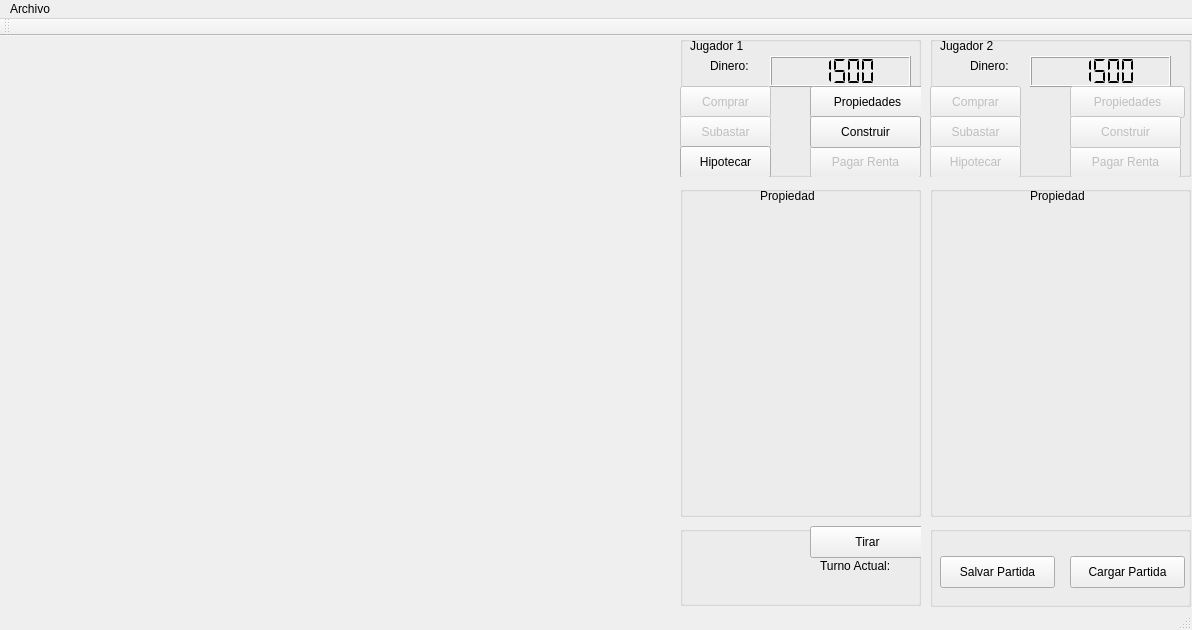
<?xml version="1.0" encoding="UTF-8"?>
<ui version="4.0">
 <class>MainWindow</class>
 <widget class="QMainWindow" name="MainWindow">
  <property name="geometry">
   <rect>
    <x>0</x>
    <y>0</y>
    <width>1192</width>
    <height>630</height>
   </rect>
  </property>
  <property name="windowTitle">
   <string>MainWindow</string>
  </property>
  <widget class="QWidget" name="centralWidget">
   <widget class="QLabel" name="tablero">
    <property name="geometry">
     <rect>
      <x>0</x>
      <y>0</y>
      <width>671</width>
      <height>571</height>
     </rect>
    </property>
    <property name="text">
     <string/>
    </property>
    <property name="pixmap">
     <pixmap resource="MonopolioRecursos.qrc">:/tablero.png</pixmap>
    </property>
    <property name="scaledContents">
     <bool>true</bool>
    </property>
   </widget>
   <widget class="QGroupBox" name="groupBox">
    <property name="geometry">
     <rect>
      <x>680</x>
      <y>0</y>
      <width>241</width>
      <height>141</height>
     </rect>
    </property>
    <property name="title">
     <string/>
    </property>
    <widget class="QLabel" name="label">
     <property name="geometry">
      <rect>
       <x>10</x>
       <y>0</y>
       <width>71</width>
       <height>19</height>
      </rect>
     </property>
     <property name="text">
      <string>Jugador 1</string>
     </property>
    </widget>
    <widget class="QLabel" name="label_3">
     <property name="geometry">
      <rect>
       <x>30</x>
       <y>20</y>
       <width>51</width>
       <height>19</height>
      </rect>
     </property>
     <property name="text">
      <string>Dinero:</string>
     </property>
    </widget>
    <widget class="QLCDNumber" name="dinero1_LCD">
     <property name="geometry">
      <rect>
       <x>90</x>
       <y>20</y>
       <width>141</width>
       <height>31</height>
      </rect>
     </property>
     <property name="segmentStyle">
      <enum>QLCDNumber::Flat</enum>
     </property>
     <property name="value" stdset="0">
      <double>1500.000000000000000</double>
     </property>
    </widget>
    <widget class="QPushButton" name="comprarJugador1">
     <property name="enabled">
      <bool>false</bool>
     </property>
     <property name="geometry">
      <rect>
       <x>0</x>
       <y>50</y>
       <width>91</width>
       <height>32</height>
      </rect>
     </property>
     <property name="text">
      <string>Comprar</string>
     </property>
    </widget>
    <widget class="QPushButton" name="propiedadesJugador1">
     <property name="geometry">
      <rect>
       <x>130</x>
       <y>50</y>
       <width>115</width>
       <height>32</height>
      </rect>
     </property>
     <property name="text">
      <string>Propiedades</string>
     </property>
    </widget>
    <widget class="QPushButton" name="pagar1">
     <property name="enabled">
      <bool>false</bool>
     </property>
     <property name="geometry">
      <rect>
       <x>130</x>
       <y>110</y>
       <width>111</width>
       <height>32</height>
      </rect>
     </property>
     <property name="text">
      <string>Pagar Renta</string>
     </property>
    </widget>
    <widget class="QPushButton" name="subastar1">
     <property name="enabled">
      <bool>false</bool>
     </property>
     <property name="geometry">
      <rect>
       <x>0</x>
       <y>80</y>
       <width>91</width>
       <height>32</height>
      </rect>
     </property>
     <property name="text">
      <string>Subastar</string>
     </property>
    </widget>
    <widget class="QPushButton" name="hipotecar1">
     <property name="enabled">
      <bool>true</bool>
     </property>
     <property name="geometry">
      <rect>
       <x>0</x>
       <y>110</y>
       <width>91</width>
       <height>32</height>
      </rect>
     </property>
     <property name="text">
      <string>Hipotecar</string>
     </property>
    </widget>
    <widget class="QPushButton" name="construir1">
     <property name="geometry">
      <rect>
       <x>130</x>
       <y>80</y>
       <width>111</width>
       <height>32</height>
      </rect>
     </property>
     <property name="text">
      <string>Construir</string>
     </property>
    </widget>
   </widget>
   <widget class="QGroupBox" name="groupBox_2">
    <property name="geometry">
     <rect>
      <x>930</x>
      <y>0</y>
      <width>261</width>
      <height>141</height>
     </rect>
    </property>
    <property name="title">
     <string/>
    </property>
    <widget class="QLabel" name="label_4">
     <property name="geometry">
      <rect>
       <x>10</x>
       <y>0</y>
       <width>62</width>
       <height>19</height>
      </rect>
     </property>
     <property name="text">
      <string>Jugador 2</string>
     </property>
    </widget>
    <widget class="QLabel" name="label_5">
     <property name="geometry">
      <rect>
       <x>40</x>
       <y>20</y>
       <width>51</width>
       <height>19</height>
      </rect>
     </property>
     <property name="text">
      <string>Dinero:</string>
     </property>
    </widget>
    <widget class="QLCDNumber" name="dinero2_LCD">
     <property name="geometry">
      <rect>
       <x>100</x>
       <y>20</y>
       <width>141</width>
       <height>31</height>
      </rect>
     </property>
     <property name="segmentStyle">
      <enum>QLCDNumber::Flat</enum>
     </property>
     <property name="value" stdset="0">
      <double>1500.000000000000000</double>
     </property>
    </widget>
    <widget class="QPushButton" name="comprarJugador2">
     <property name="enabled">
      <bool>false</bool>
     </property>
     <property name="geometry">
      <rect>
       <x>0</x>
       <y>50</y>
       <width>91</width>
       <height>32</height>
      </rect>
     </property>
     <property name="text">
      <string>Comprar</string>
     </property>
    </widget>
    <widget class="QPushButton" name="propiedadesJugador2">
     <property name="enabled">
      <bool>false</bool>
     </property>
     <property name="geometry">
      <rect>
       <x>140</x>
       <y>50</y>
       <width>115</width>
       <height>32</height>
      </rect>
     </property>
     <property name="text">
      <string>Propiedades</string>
     </property>
    </widget>
    <widget class="QPushButton" name="subastar2">
     <property name="enabled">
      <bool>false</bool>
     </property>
     <property name="geometry">
      <rect>
       <x>0</x>
       <y>80</y>
       <width>91</width>
       <height>32</height>
      </rect>
     </property>
     <property name="text">
      <string>Subastar</string>
     </property>
    </widget>
    <widget class="QPushButton" name="pagar2">
     <property name="enabled">
      <bool>false</bool>
     </property>
     <property name="geometry">
      <rect>
       <x>140</x>
       <y>110</y>
       <width>111</width>
       <height>32</height>
      </rect>
     </property>
     <property name="text">
      <string>Pagar Renta</string>
     </property>
    </widget>
    <widget class="QPushButton" name="hipotecar2">
     <property name="enabled">
      <bool>false</bool>
     </property>
     <property name="geometry">
      <rect>
       <x>0</x>
       <y>110</y>
       <width>91</width>
       <height>32</height>
      </rect>
     </property>
     <property name="text">
      <string>Hipotecar</string>
     </property>
    </widget>
    <widget class="QPushButton" name="construir2">
     <property name="enabled">
      <bool>false</bool>
     </property>
     <property name="geometry">
      <rect>
       <x>140</x>
       <y>80</y>
       <width>111</width>
       <height>32</height>
      </rect>
     </property>
     <property name="text">
      <string>Construir</string>
     </property>
    </widget>
   </widget>
   <widget class="QGroupBox" name="groupBox_3">
    <property name="geometry">
     <rect>
      <x>680</x>
      <y>490</y>
      <width>241</width>
      <height>80</height>
     </rect>
    </property>
    <property name="title">
     <string/>
    </property>
    <widget class="QLabel" name="dice1">
     <property name="geometry">
      <rect>
       <x>10</x>
       <y>10</y>
       <width>51</width>
       <height>51</height>
      </rect>
     </property>
     <property name="text">
      <string/>
     </property>
     <property name="pixmap">
      <pixmap resource="MonopolioRecursos.qrc">:/dado1.png</pixmap>
     </property>
     <property name="scaledContents">
      <bool>true</bool>
     </property>
    </widget>
    <widget class="QLabel" name="dice2">
     <property name="geometry">
      <rect>
       <x>70</x>
       <y>10</y>
       <width>51</width>
       <height>51</height>
      </rect>
     </property>
     <property name="text">
      <string/>
     </property>
     <property name="pixmap">
      <pixmap resource="MonopolioRecursos.qrc">:/dado1.png</pixmap>
     </property>
     <property name="scaledContents">
      <bool>true</bool>
     </property>
    </widget>
    <widget class="QPushButton" name="pushButton">
     <property name="geometry">
      <rect>
       <x>130</x>
       <y>0</y>
       <width>115</width>
       <height>32</height>
      </rect>
     </property>
     <property name="text">
      <string>Tirar</string>
     </property>
    </widget>
    <widget class="QLabel" name="jugadorActual">
     <property name="geometry">
      <rect>
       <x>160</x>
       <y>50</y>
       <width>62</width>
       <height>19</height>
      </rect>
     </property>
     <property name="text">
      <string/>
     </property>
    </widget>
    <widget class="QLabel" name="label_8">
     <property name="geometry">
      <rect>
       <x>140</x>
       <y>30</y>
       <width>91</width>
       <height>19</height>
      </rect>
     </property>
     <property name="text">
      <string>Turno Actual:</string>
     </property>
    </widget>
   </widget>
   <widget class="QGroupBox" name="groupBox_4">
    <property name="geometry">
     <rect>
      <x>680</x>
      <y>150</y>
      <width>241</width>
      <height>331</height>
     </rect>
    </property>
    <property name="title">
     <string/>
    </property>
    <widget class="QLabel" name="labelFoto">
     <property name="geometry">
      <rect>
       <x>30</x>
       <y>30</y>
       <width>191</width>
       <height>211</height>
      </rect>
     </property>
     <property name="text">
      <string/>
     </property>
     <property name="scaledContents">
      <bool>true</bool>
     </property>
    </widget>
    <widget class="QLabel" name="label_2">
     <property name="geometry">
      <rect>
       <x>80</x>
       <y>0</y>
       <width>71</width>
       <height>19</height>
      </rect>
     </property>
     <property name="text">
      <string>Propiedad</string>
     </property>
    </widget>
   </widget>
   <widget class="QLabel" name="icon1">
    <property name="geometry">
     <rect>
      <x>610</x>
      <y>520</y>
      <width>30</width>
      <height>30</height>
     </rect>
    </property>
    <property name="text">
     <string/>
    </property>
    <property name="pixmap">
     <pixmap resource="MonopolioRecursos.qrc">:/perro.png</pixmap>
    </property>
    <property name="scaledContents">
     <bool>true</bool>
    </property>
   </widget>
   <widget class="QGroupBox" name="groupBox_5">
    <property name="geometry">
     <rect>
      <x>930</x>
      <y>150</y>
      <width>261</width>
      <height>331</height>
     </rect>
    </property>
    <property name="title">
     <string/>
    </property>
    <widget class="QLabel" name="labelFoto2">
     <property name="geometry">
      <rect>
       <x>40</x>
       <y>30</y>
       <width>191</width>
       <height>211</height>
      </rect>
     </property>
     <property name="text">
      <string/>
     </property>
     <property name="scaledContents">
      <bool>true</bool>
     </property>
    </widget>
    <widget class="QLabel" name="label_6">
     <property name="geometry">
      <rect>
       <x>100</x>
       <y>0</y>
       <width>71</width>
       <height>19</height>
      </rect>
     </property>
     <property name="text">
      <string>Propiedad</string>
     </property>
    </widget>
   </widget>
   <widget class="QGroupBox" name="groupBox_6">
    <property name="geometry">
     <rect>
      <x>930</x>
      <y>490</y>
      <width>261</width>
      <height>81</height>
     </rect>
    </property>
    <property name="title">
     <string/>
    </property>
    <widget class="QPushButton" name="pushButton_2">
     <property name="geometry">
      <rect>
       <x>10</x>
       <y>30</y>
       <width>115</width>
       <height>32</height>
      </rect>
     </property>
     <property name="text">
      <string>Salvar Partida</string>
     </property>
    </widget>
    <widget class="QPushButton" name="pushButton_3">
     <property name="geometry">
      <rect>
       <x>140</x>
       <y>30</y>
       <width>115</width>
       <height>32</height>
      </rect>
     </property>
     <property name="text">
      <string>Cargar Partida</string>
     </property>
    </widget>
   </widget>
   <widget class="QLabel" name="icon2">
    <property name="geometry">
     <rect>
      <x>610</x>
      <y>520</y>
      <width>30</width>
      <height>30</height>
     </rect>
    </property>
    <property name="text">
     <string/>
    </property>
    <property name="pixmap">
     <pixmap resource="MonopolioRecursos.qrc">:/carro.png</pixmap>
    </property>
    <property name="scaledContents">
     <bool>true</bool>
    </property>
   </widget>
  </widget>
  <widget class="QMenuBar" name="menuBar">
   <property name="geometry">
    <rect>
     <x>0</x>
     <y>0</y>
     <width>1192</width>
     <height>22</height>
    </rect>
   </property>
   <widget class="QMenu" name="menuFile">
    <property name="title">
     <string>Archivo</string>
    </property>
    <addaction name="actionArchivo"/>
    <addaction name="separator"/>
    <addaction name="actionCargar"/>
   </widget>
   <addaction name="menuFile"/>
  </widget>
  <widget class="QToolBar" name="mainToolBar">
   <attribute name="toolBarArea">
    <enum>TopToolBarArea</enum>
   </attribute>
   <attribute name="toolBarBreak">
    <bool>false</bool>
   </attribute>
  </widget>
  <widget class="QStatusBar" name="statusBar"/>
  <action name="actionArchivo">
   <property name="text">
    <string>Guardar</string>
   </property>
  </action>
  <action name="actionCargar">
   <property name="text">
    <string>Cargar</string>
   </property>
  </action>
 </widget>
 <layoutdefault spacing="6" margin="11"/>
 <resources>
  <include location="MonopolioRecursos.qrc"/>
 </resources>
 <connections/>
</ui>
